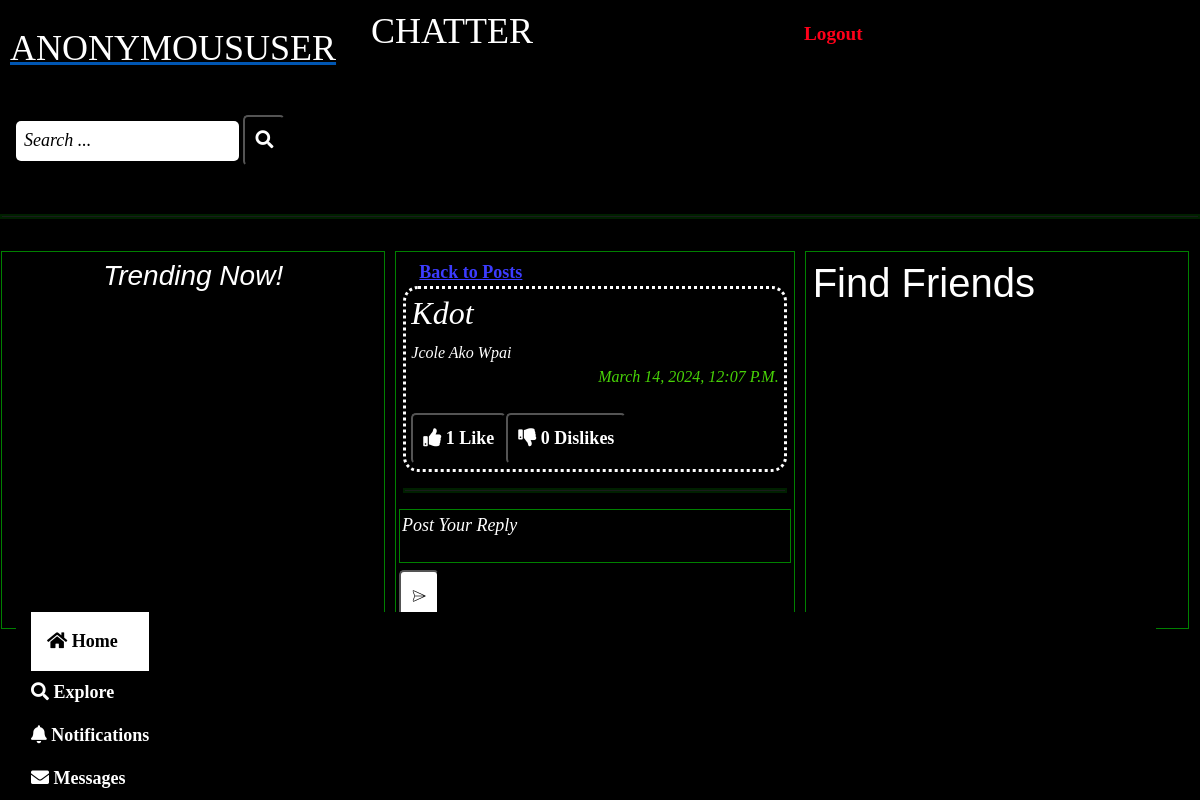
The app's page /home/post/15/, older data.
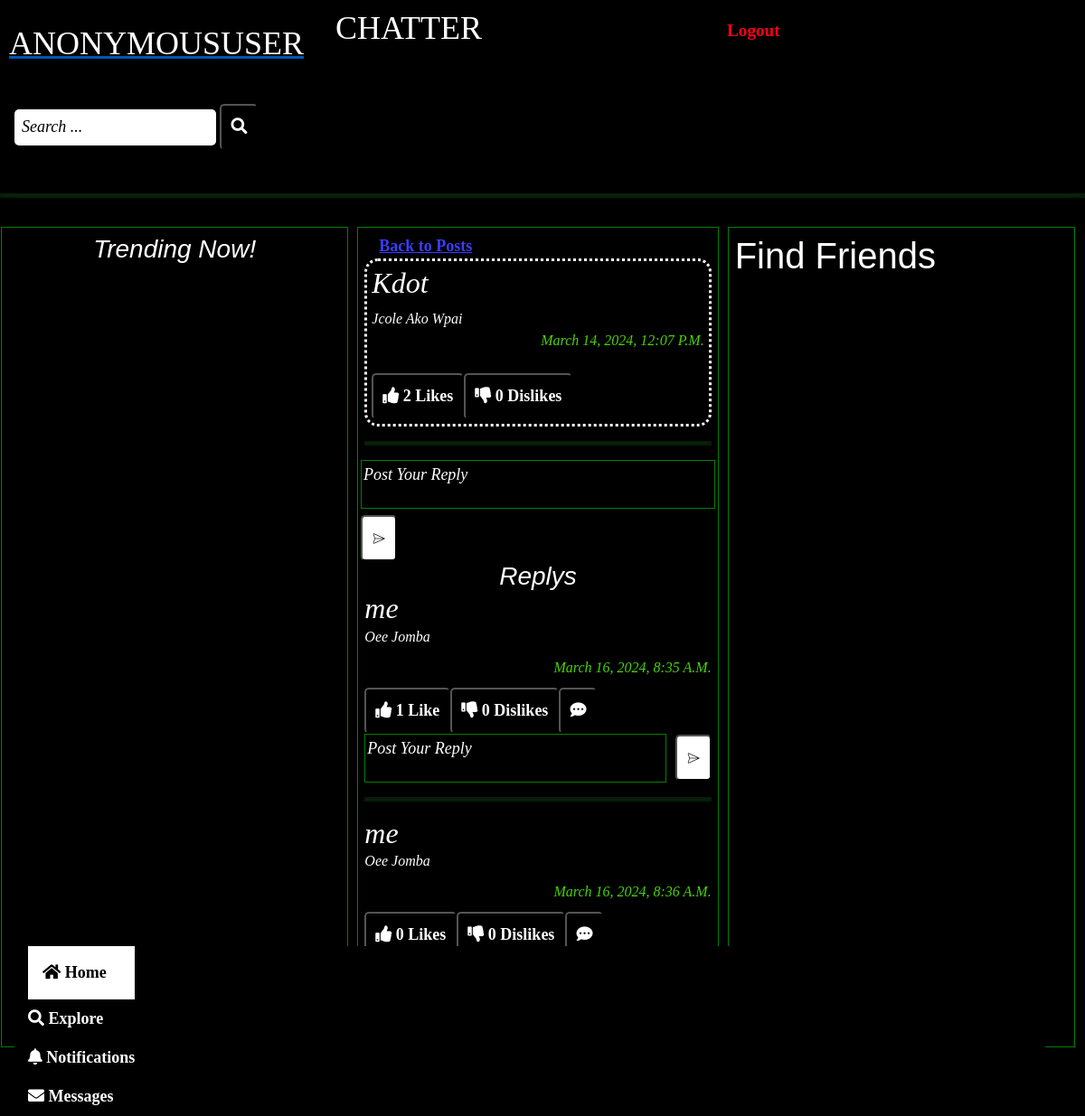
The same page, newer data.
### chatter/models.py (models this page shows)
class Post(models.Model):
    body= models.TextField()
    created_at= models.DateTimeField(default=timezone.now, editable=False)
    author= models.ForeignKey(Account, on_delete=models.CASCADE)
    likes= models.ManyToManyField(Account, blank=True, related_name='likes')
    dislikes= models.ManyToManyField(Account, blank=True, related_name='dislikes')
    image= models.ImageField(upload_to='uploads/posts', blank=True,null=True)
    class Meta:
        verbose_name= 'Post'
        verbose_name_plural= 'Posts'

class Account(AbstractUser):
    groups= models.ManyToManyField(Group, related_name='accounts_set',blank=True)
    user_permissions= models.ManyToManyField(Permission, related_name='accounts_set', blank=True)
    def __str__(self):
        return self.username
    class Meta:
        verbose_name= 'Account'
        verbose_name_plural= 'Accounts'

class Comment(models.Model):
    comment= models.TextField()
    created_at= models.DateTimeField(default=timezone.now, editable=False)
    author= models.ForeignKey(Account, on_delete=models.CASCADE)
    post = models.ForeignKey(Post, on_delete= models.CASCADE)
    likes= models.ManyToManyField(Account,blank=True,related_name="comment_likes")
    dislikes= models.ManyToManyField(Account,blank=True,related_name="comment_dislikes")
    parent= models.ForeignKey('self',on_delete=models.CASCADE, blank=True, null=True, related_name='+')
    @property
    def children(self):
        return Comment.objects.filter(parent=self).order_by('-created_at').all()
    @property
    def is_parent(self):
        if self.parent is None:
            return True
        else:
            return False

### chatter/views.py (the view)
# urls.py: path('home/post/<int:pk>/', views.postcomments, name= 'postdetail'),
def postcomments(request,pk):
    post= Post.objects.get(pk=pk)
    comments = Comment.objects.filter(post=post)
    if request.method == 'POST':
        form = CommentForm(request.POST)
        if form.is_valid():
            comment= form.save(commit=False)
            comment.author=request.user
            comment.post= post
            comment.save()
        notification= Notification.objects.create(notification_type=1,from_user=request.user,to_user=post.author,post=post)
    else:
        form=CommentForm()
    return render(request, 'comments.html', {'post':post, 'form':form, 'comments':comments})

### chatter/forms.py
class CommentForm(forms.ModelForm):
    comment= forms.CharField(
        required=False,
        widget=forms.Textarea(attrs={'rows': 2,'placeholder': 'Post Your Reply'}))
    class Meta:
        model = Comment
        fields= ['comment']

### chatter/templates/comments.html (shortened to what the changed rows need)
{% extends 'home.html' %}
{% load static %}
{% block comment %}
<div class="col-md-4">
    <div class="posts">
        <div class="card5">
            <h2>{{ post.author }}
            </h2>
            <p>{{ post.body }}</p>
            <p id='createdat'>{{ post.created_at }}</p>  <br>
            <div class="conta">
                <div class="likes">
                    <form action="{% url 'likes' post.pk %}" method="post">
                        <button class="like-btn" type="submit">
                            <i class="fas fa-thumbs-up">
                                {%  if  post.likes.all.count == 1 %}
                                {{ post.likes.all.count }} Like
                                {% else %}
                                {{ post.likes.all.count }} Likes
                                {% endif %}
                            </i>
                        </button>
                    </form>
                </div>
                <div class="dislikes">
                    <form action="{% url 'dislikes' post.pk %}" method="post">
                        <button class="dislike-btn" type="submit">
                            <i class="fas fa-thumbs-down">
                                {%  if  post.dislikes.all.count == 1 %}
                                {{ post.dislikes.all.count }} Dislike
                                {% else %}
                                {{ post.dislikes.all.count }} Dislikes
                                {% endif %}
                            </i>
                        </button>
                    </form>
                </div>
            </div>
        </div>
    </div>
    {% if comments %}
    <div class="comments">
        <h3>Replys</h3>
        {% for comment in comments %}
        {% if comment.is_parent %}
        <div class="card6">
            <h2>
                {{ comment.author }}
            </h2>
            <p>{{ comment.comment }}</p>
            <p id='createdat'>{{ comment.created_at  }} </p>
        </div>
        <div class="conta">
            <div class="likes">
                <form action="{% url 'commentlikes' post.pk comment.pk %}" method="post">
                    <button class="like-btn" type="submit">
                        <i class="fas fa-thumbs-up">
                            {%  if  comment.likes.all.count == 1 %}
                            {{ comment.likes.all.count }} Like
                            {% else %}
                            {{ comment.likes.all.count }} Likes
                            {% endif %}
                        </i>
                    </button>
                </form>
            </div>
            <div class="dislikes">
                <form action="{% url 'commentdislikes' post.pk comment.pk %}" method="post">
                    <button class="dislike-btn" type="submit">
                        <i class="fas fa-thumbs-down">
                            {%  if  comment.dislikes.all.count == 1 %}
                            {{ comment.dislikes.all.count }} Dislike
                            {% else %}
                            {{ comment.dislikes.all.count }} Dislikes
                            {% endif %}
                        </i>
                    </button>
                </form>
            </div>
            <div class="reply-btn">
                <button class='reply-btn'  onclick="commentButton('{{comment.pk}}')"><i class="fas fa-comment-dots"></i></button>
            </div>
        </div>
        <div class="chat" id="{{ comment.pk }}">
            <form action="{% url 'commentreplies' post.pk comment.pk %}" class="comment" method="post" novalidate>
                <div class="comment-wrapper" id="{{ comment.pk }}">
                    {{ form.comment }}
                    <button type="submit" class="send"><img src="{% static 'img/send.png' %}" alt="Send"></button>
                </div>
            </form>
        </div>
        <hr>
            {% endif %}
            {% endfor %}
    </div>
    {% endif %}
</div>
{% endblock %}

Row changes from the older to the newer data that the page shows:
computed for Post "Jcole Ako Wpai": likes.all.count "1" → "2"
added Comment: author "me", comment "Oee Jomba", created_at "March 16, 2024, 8:35 A.m.", likes.all.count "1", dislikes.all.count "0"
added Comment: author "me", comment "Oee Jomba", created_at "March 16, 2024, 8:36 A.m.", likes.all.count "0", dislikes.all.count "0"
Text that changed along with them:
text no longer shown: "Like"
text now shown: "Likes Replys"
